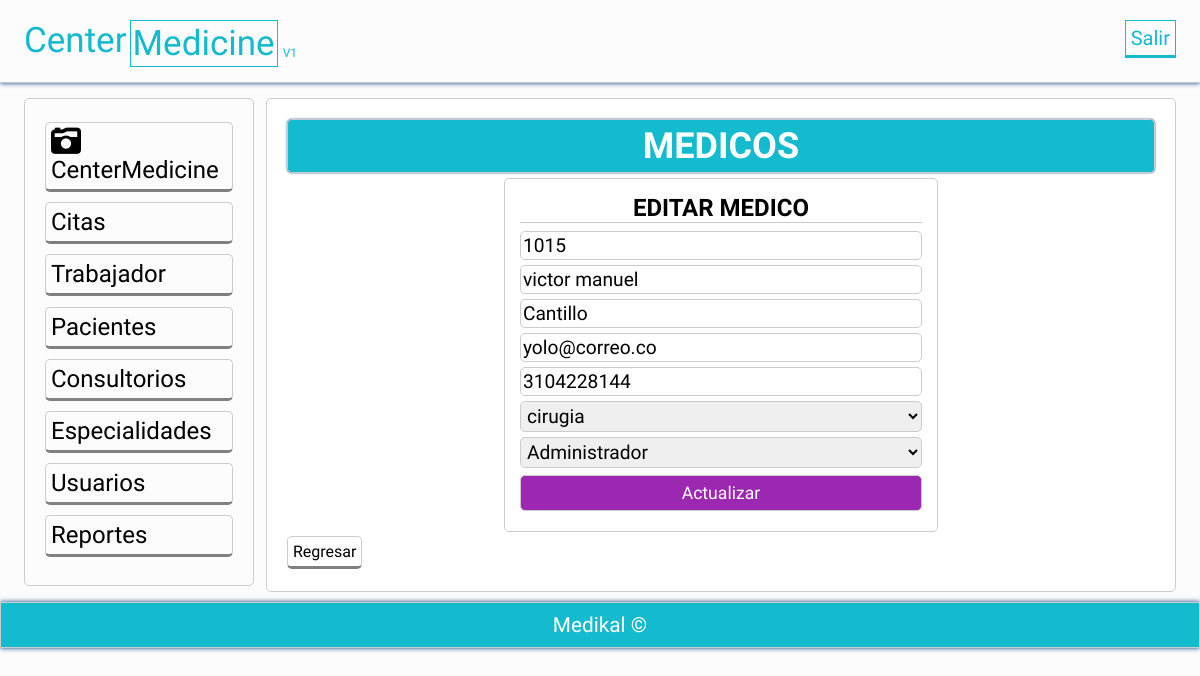
Page /actualizarmedico.php?idMedico=1 (signed in) on the committed database.
### tables this page shows
CREATE TABLE `medicos` (
  `idMedico` int(11) NOT NULL,
  `medidentificacion` char(15) NOT NULL,
  `mednombres` varchar(50) NOT NULL,
  `medapellidos` varchar(50) NOT NULL,
  `medEspecialidad` varchar(50) NOT NULL,
  `medtelefono` char(15) NOT NULL,
  `medcorreo` varchar(50) NOT NULL,
  `idusu` int(11) NOT NULL,
  `idroll` int(11) NOT NULL
);

### actualizarmedico.php (called while the page is built, shortened)
<?php session_start();
	require 'funciones.php';
	try{
		$conexion = new PDO('mysql:host=localhost;dbname=centromedico','root','');
	}catch(PDOException $e){
		echo "ERROR: " . $e->getMessge();
		die();
	}
	if($_SERVER['REQUEST_METHOD']=='POST'){
		$id = limpiarDatos($_POST['id']);
		$identificacion = limpiarDatos($_POST['identificacion']);
		$nombres = limpiarDatos($_POST['nombres']);
		$apellidos = limpiarDatos($_POST['apellidos']);
		$correo = limpiarDatos($_POST['correo']);
		$telefono = limpiarDatos($_POST['telefono']);
		$especialidad = limpiarDatos($_POST['especialidad']);
        $idrokk=$_POST['roll'];
		$statement = $conexion->prepare(
		"UPDATE medicos
        SET medidentificacion = :identificacion,
		mednombres =:nombres,
		medapellidos =:apellidos,
		medEspecialidad =:especialidad,
		medtelefono =:telefono,
		medcorreo =:correo,
        idroll =:idroll
		WHERE idMedico = :id");
		$statement ->execute(array(
        ':identificacion'=>$identificacion,
		':nombres'=>$nombres,
		':apellidos'=>$apellidos,
		':especialidad'=>$especialidad,
		':telefono'=>$telefono,
		':correo'=>$correo,
        'idroll'=>$idrokk,
        ':id'=> $id
        ));
        header('Location: medicos.php');
	}else{
		$id_medico = id_numeros($_GET['idMedico']);
		$medico = obtener_medico_id($conexion,$id_medico);
		$medico =$medico[0];
	}
	require 'vista/actulizarmedico_vista.php';
?>

### funciones.php (called while the page is built, shortened)
<?php
	function limpiarDatos($datos){
		$datos = trim($datos);
		$datos = stripslashes($datos);
		$datos = htmlspecialchars($datos);
		return $datos;
	}
	function id_numeros($id){
		return (int)limpiarDatos($id);
	}
	function obtener_medico_id($conexion,$id){
		$resultado = $conexion->query("SELECT * FROM medicos WHERE idMedico = $id LIMIT 1");
		$resultado = $resultado->fetchAll();
		return ($resultado) ? $resultado : false;
	}
?>

### vista/actulizarmedico_vista.php (the view, shortened to what this page needs)
<?php include 'plantillas/header.php';
include 'conn.php';
$sql = "SELECT * FROM especialidades";
$r = mysqli_query($conn, $sql);
$productos = array();
	while($row = mysqli_fetch_assoc($r)){
		array_push($productos, $row);
	}
$sqll = "SELECT * FROM roll";
$r = mysqli_query($conn, $sqll);
$productoss = array();
	while($row = mysqli_fetch_assoc($r)){
		array_push($productoss, $row);
	}
?>
	<section class="main">
		<div class="wrapp">
			<?php include 'plantillas/nav.php'; ?>
				<article>
					<div class="mensaje">
						<h2>MEDICOS</h2>
					</div>
					<form action="<?php echo htmlspecialchars($_SERVER['PHP_SELF']) ?>" method="post">
						<h2>EDITAR MEDICO</h2>
						<input type="numeric" name="identificacion" placeholder="Identificación" value="<?php echo $medico['medidentificacion'];?>" requerid>
						<input type="text" name="nombres" placeholder="Nombres:" value="<?php echo $medico['mednombres'];?>">
						<input type="text" name="apellidos"
                            placeholder="Apellidos:"   value="<?php echo $medico['medapellidos'];?>">
						<input type="email" name="correo" placeholder="Correo:" value="<?php echo $medico['medcorreo'];?>">
						<input type="numeric" name="telefono" placeholder="Telefono:" value="<?php echo $medico['medtelefono'];?>">
						<select name="especialidad">
							<?php
								for ($i=0; $i < count($productos) ; $i++) {
									print "<option value='".$productos[$i]["espNombre"]."'";
									print "/>".$productos[$i]["espNombre"]."</option>";
								}
							?>
						</select>
                        <select name="roll">
							<?php
								for ($i=0; $i < count($productoss) ; $i++) {
									print "<option value='".$productoss[$i]["idroll"]."'";
									print "/>".$productoss[$i]["tproll"]."</option>";
								}
							?>
						</select>
						<input type="submit" name="enviar" value="Actualizar">
					</form>
                    <a class="btn-regresar" href="medicos.php">Regresar</a>
				</article>
	</section>
<?php include 'plantillas/footer.php'; ?>
</body>
</html>

### css/estilos.css (style rules this page uses)
* { -webkit-box-sizing: border-box; -moz-box-sizing: border-box; box-sizing: border-box; margin:0px; padding:0px; font-family: 'Antic', sans-serif; }
body { background: rgba(0,0,0,.01); color:#000; }
.wrapp { padding: 0% 2%; width:100%; margin:auto; overflow: hidden; }
.mensaje { background: #14BACE; padding:5px; color:#fff; border-radius:5px; text-align: center; font-size: 1.5em; margin-bottom: 5px; box-shadow: 0 0px 2px #013D82 !important; }
article a { display:block; font-weight: normal; }
article .btn-regresar { display:inline-block; border: 1px solid #ccc; border-bottom: 3px solid gray; color:black; font-weight: normal; }
article { margin: 10px 0px; margin-left:1%; float: left; width: 79%; padding:20px; background: rgb(255, 255, 255); border-radius:5px; }
article,aside, .mensaje { border:1px solid #ccc; }
form h2 { font-color: #000; }
form { max-width: 50%; margin: 2px auto; border:1px solid #ccc; padding: 15px; text-align: left; border-radius:5px; }
form input, form textarea, form select { border: 0; outline: 0; padding: 2px; -moz-border-radius: 5px; -webkit-border-radius: 5px; border-radius: 5px; width: 100%; border:1px solid #ccc; margin-bottom: 5px; font-size: 1.2em; }
form [type="submit"] { cursor: pointer; position: relative; display: inline-block; margin-top: 2px; padding: 0.40em 1.5em; background: #9C27B0; text-decoration: none; font-size: 1.1em; color: #FFF; width: 100%; text-align: center; }
.wrapp form h2 { margin-bottom: 8px; text-align: center; border-bottom:1px solid #ccc; }
article a { margin: 2px 0px; display:inline-block; padding: 5px; color: white; border-radius:5px; cursor:pointer; border-bottom: 3px solid rgba(0, 0, 0,.5); width:auto; text-decoration:none; text-align:center; position: relative; }
footer li,a { text-decoration: none; color: #fff; }

### rows in the picture
medicos: identificacion "1015", nombres "victor manuel", apellidos "Cantillo", correo "yolo@correo.co", telefono "3104228144"

### other values in the picture
form field especialidad "cirugia"
form field roll "Administrador"
